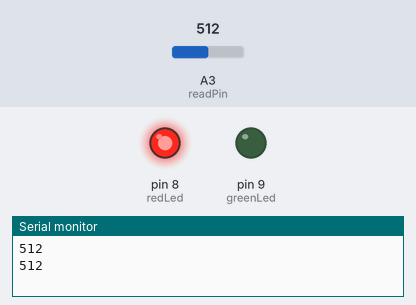
This sketch was run on a simulated Arduino Uno, built with avr-gcc and run on an emulated ATmega328P. Shown: output pins drawn as LEDs (lit = HIGH), the last lines printed to the serial monitor. The test bench sets the inputs (shaded band); at power-on: A3 (readPin) = 512.

Above: at 1.8 s.
1.9 s: A3 (readPin) set to 408
3.4 s: A3 (readPin) set to 392
At 4.8 s:
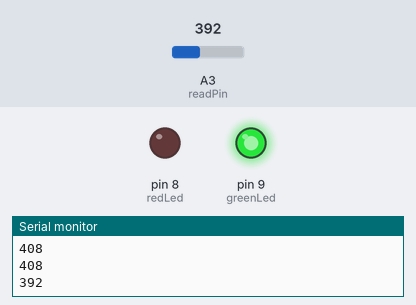
5.5 s: A3 (readPin) set to 489
7.2 s: A3 (readPin) set to 508
At 9.0 s:
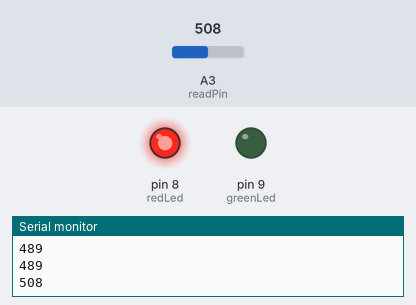
9.5 s: A3 (readPin) set to 390
At 10.6 s:
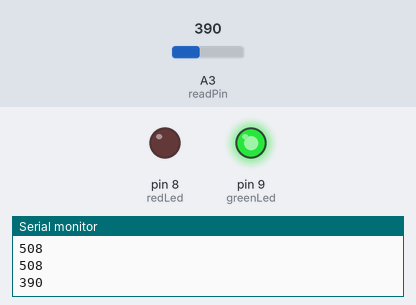
Timing chart, 0 to 12.5 s (numbered marks = the images above; inputs shaded):
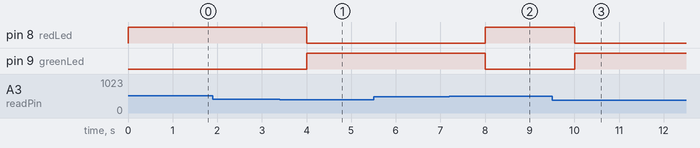

The sketch:

photosensor_in_control.ino
```cpp
int readPin = A3;
int LightSense;
int redLed = 8;
int greenLed = 9;
int dtime = 1000;
void setup() {
  // put your setup code here, to run once:
pinMode (readPin, INPUT);
pinMode (redLed, OUTPUT);
pinMode (greenLed, OUTPUT);
Serial.begin (9600);
}

void loop() {
  // put your main code here, to run repeatedly:
LightSense = analogRead (readPin);
Serial.println(LightSense);
if (LightSense <400 )
{
  digitalWrite(redLed, LOW);
  digitalWrite(greenLed, HIGH);
}
if (LightSense > 500)
{
    digitalWrite(greenLed, LOW);
  digitalWrite(redLed, HIGH);
}

delay(dtime);
}
```

Measured:
- the behaviour switches between 400 and 399 on A3 (readPin) (found by bisection; images 0 and 1)
- the behaviour switches between 500 and 501 on A3 (readPin) (found by bisection; images 1 and 2)
- after the input at 3.4 s, pin 8 (redLed): HIGH → LOW after 0.60 s; pin 9 (greenLed): LOW → HIGH after 0.60 s
- after the input at 7.2 s, pin 8 (redLed): LOW → HIGH after 0.80 s; pin 9 (greenLed): HIGH → LOW after 0.80 s
- after the input at 9.5 s, pin 8 (redLed): HIGH → LOW after 0.50 s; pin 9 (greenLed): LOW → HIGH after 0.50 s
